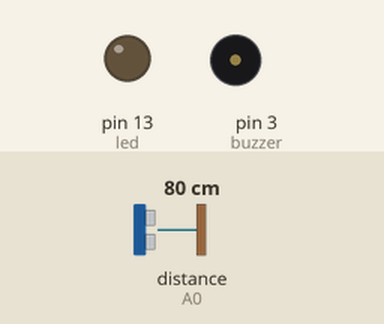
Simulated run of this sketch. Board: Arduino Uno, built with avr-gcc and run on an emulated ATmega328P. Shown: output pins drawn as LEDs (lit = HIGH), buzzer (waves = sounding). Wiring (inferred from the names in the program): ultrasonic range finder: trigger pin 10; echo A0. The inputs (shaded band) are chosen by the test bench; at power-on: distance to the obstacle (sensor on A0) 80 cm. The echo pulse lasts 58.3 µs per cm; random numbers use the default seed unless the sketch sets one; pins used as bus, display or sensor lines are not drawn.

Above: at 8.61 s.
9.2 s: distance to the obstacle (sensor on A0) set to 86 cm
At 15.23 s:
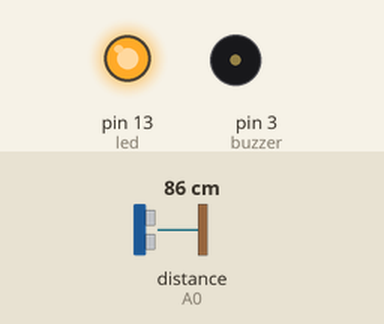
19.0 s: distance to the obstacle (sensor on A0) set to 94 cm
27.1 s: distance to the obstacle (sensor on A0) set to 2 cm
At 27.8 s:
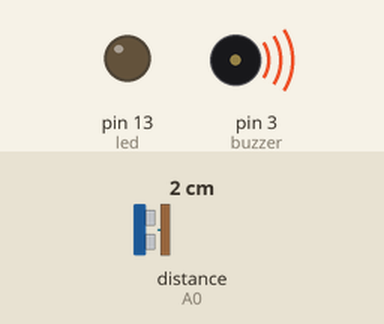
At 29.7 s:
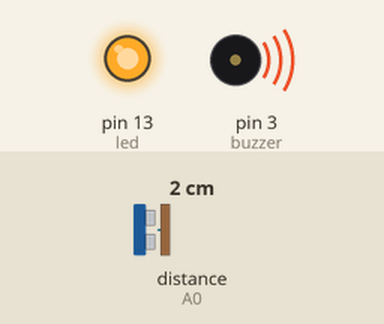
Timing chart, 0 to 41.2 s (numbered marks = the images above; inputs shaded):
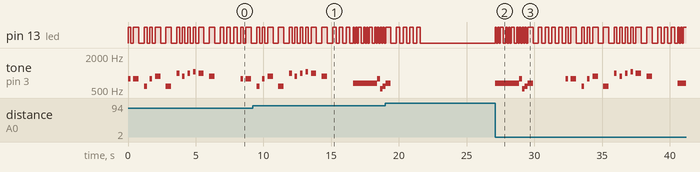

The sketch:

HollyJollyRobot.ino
```cpp
#include "Pitches.h"

/************************/
/** PIN CONFIGURATIONS **/
/************************/
#define led 13
#define buzzer 3
#define echoPin A0
#define pingPin 10

#define christmasDistance 91 // roughly three feet

void setup() {
	pinMode(led, OUTPUT);
	pinMode(buzzer, OUTPUT);
	pinMode(pingPin, OUTPUT);
	pinMode(echoPin, INPUT);
}

void loop() {
	// See if an object is in front of us
	int distance = msToCm(ping());

	// if it's less than the distance we've defined above, play a song
	if ( distance < christmasDistance ) {

		// pick a random song
		int song = random(1, 4);

		// play the song
		playSong(song);

		// blink the song id
		blink(song);
	}
}

// Note-playing buzzer helper function.
void playNote(int note, int duration, float rest) {
	digitalWrite(led, HIGH);
	tone(buzzer, note, duration);
	delay((duration * rest)/2);
	digitalWrite(led, LOW);
	delay((duration * rest)/2);
}

void playSong(int songIdx) {

	if ( songIdx == 1 ) {
		// hark the herald angels sing
		//cffefaagCCCa#aga
		playNote(NOTE_C5, 200, 2);
		playNote(NOTE_F5, 200, 2);
		playNote(NOTE_F5, 400, 1.5);
		playNote(NOTE_E5, 200, 2);
		playNote(NOTE_F5, 200, 2);
		playNote(NOTE_A5, 200, 2);
		playNote(NOTE_A5, 200, 2);
		playNote(NOTE_G5, 200, 2);
		playNote(NOTE_C6, 200, 2);
		playNote(NOTE_C6, 200, 2);
		playNote(NOTE_C6, 200, 2);
		playNote(NOTE_AS5, 200, 2);
		playNote(NOTE_A5, 200, 2);
		playNote(NOTE_G5, 200, 2);
		playNote(NOTE_A5, 400, 2);
	} else if ( songIdx == 2 ) {
		// oh come all ye faithful
		// ggdgadbabCba
		playNote(NOTE_G5, 200, 2);
		playNote(NOTE_G5, 400, 2);
		playNote(NOTE_D5, 200, 2);
		playNote(NOTE_G5, 200, 2);
		playNote(NOTE_A5, 400, 2);
		playNote(NOTE_D5, 400, 2);
		playNote(NOTE_B5, 200, 2);
		playNote(NOTE_A5, 200, 2);
		playNote(NOTE_B5, 200, 2);
		playNote(NOTE_C6, 200, 2);
		playNote(NOTE_B5, 400, 2);
		playNote(NOTE_A5, 400, 2);
	} else if ( songIdx == 3 ) {
		// jingle bells
		//eeeeeeegcde fffffeeeeddedg
		playNote(NOTE_E5, 200, 1);
		playNote(NOTE_E5, 200, 1);
		playNote(NOTE_E5, 400, 1);
		playNote(NOTE_E5, 200, 1);
		playNote(NOTE_E5, 200, 1);
		playNote(NOTE_E5, 400, 1);
		playNote(NOTE_E5, 200, 1);
		playNote(NOTE_G5, 200, 1);
		playNote(NOTE_C5, 200, 1);
		playNote(NOTE_D5, 200, 1);
		playNote(NOTE_E5, 400, 2);
	}
}

/**********************/
/** Helper Functions **/
/**********************/


// Helper function to manage our ultrasonic sensor.
long ping() {
	long duration;
	digitalWrite(pingPin, LOW);
	delayMicroseconds(2);
	digitalWrite(pingPin, HIGH);
	delayMicroseconds(10);
	digitalWrite(pingPin, LOW);
	duration = pulseIn(echoPin, HIGH);

	return duration;
}

// Helper function to return the distance to an object
// detected by the ultrasonic sensor in centimeters.
long msToCm(long microseconds) {
	return microseconds / 29 / 2;
}

// Simple blink function called in loop() whenever a state
// change is made by a user button press.
void blink(int blinks) {
	for ( int i = 0; i <= blinks; i++ ) {
		digitalWrite(led, HIGH);
		delay(250);
		digitalWrite(led, LOW);
		delay(250);
	}
}
```

Pitches.h
```cpp
/********************************************************************
  An Introduction to Robot Programming
  Author - Eric Ryan Harrison <me@ericharrison.info>
  http://github.com/SumoRobotLeague/MRK-1/
  Lesson 5.2, Musical Programming - Pitches Library
  Taken from:
  https://www.arduino.cc/en/Tutorial/ToneMelody?action=sourceblock&num=2
********************************************************************/

/*************************************************
 * Public Constants
 *************************************************/

#define NOTE_B0  31
#define NOTE_C1  33
#define NOTE_CS1 35
#define NOTE_D1  37
#define NOTE_DS1 39
#define NOTE_E1  41
#define NOTE_F1  44
#define NOTE_FS1 46
#define NOTE_G1  49
#define NOTE_GS1 52
#define NOTE_A1  55
#define NOTE_AS1 58
#define NOTE_B1  62
#define NOTE_C2  65
#define NOTE_CS2 69
#define NOTE_D2  73
#define NOTE_DS2 78
#define NOTE_E2  82
#define NOTE_F2  87
#define NOTE_FS2 93
#define NOTE_G2  98
#define NOTE_GS2 104
#define NOTE_A2  110
#define NOTE_AS2 117
#define NOTE_B2  123
#define NOTE_C3  131
#define NOTE_CS3 139
#define NOTE_D3  147
#define NOTE_DS3 156
#define NOTE_E3  165
#define NOTE_F3  175
#define NOTE_FS3 185
#define NOTE_G3  196
#define NOTE_GS3 208
#define NOTE_A3  220
#define NOTE_AS3 233
#define NOTE_B3  247
#define NOTE_C4  262
#define NOTE_CS4 277
#define NOTE_D4  294
#define NOTE_DS4 311
#define NOTE_E4  330
#define NOTE_F4  349
#define NOTE_FS4 370
#define NOTE_G4  392
#define NOTE_GS4 415
#define NOTE_A4  440
#define NOTE_AS4 466
#define NOTE_B4  494
#define NOTE_C5  523
#define NOTE_CS5 554
#define NOTE_D5  587
#define NOTE_DS5 622
#define NOTE_E5  659
#define NOTE_F5  698
#define NOTE_FS5 740
#define NOTE_G5  784
#define NOTE_GS5 831
#define NOTE_A5  880
#define NOTE_AS5 932
#define NOTE_B5  988
#define NOTE_C6  1047
#define NOTE_CS6 1109
#define NOTE_D6  1175
#define NOTE_DS6 1245
#define NOTE_E6  1319
#define NOTE_F6  1397
#define NOTE_FS6 1480
#define NOTE_G6  1568
#define NOTE_GS6 1661
#define NOTE_A6  1760
#define NOTE_AS6 1865
#define NOTE_B6  1976
#define NOTE_C7  2093
#define NOTE_CS7 2217
#define NOTE_D7  2349
#define NOTE_DS7 2489
#define NOTE_E7  2637
#define NOTE_F7  2794
#define NOTE_FS7 2960
#define NOTE_G7  3136
#define NOTE_GS7 3322
#define NOTE_A7  3520
#define NOTE_AS7 3729
#define NOTE_B7  3951
#define NOTE_C8  4186
#define NOTE_CS8 4435
#define NOTE_D8  4699
#define NOTE_DS8 4978
```

Measured:
- after the input at 27.1 s, pin 13 (led): LOW → HIGH at once, → LOW 0.10 s later, → HIGH 0.10 s later, → LOW 0.10 s later, … (65 changes in this stretch); tone on pin 3 (buzzer): plays 659 Hz for 1.8 s, 784 Hz for 0.20 s, 523 Hz for 0.20 s, 587 Hz for 0.20 s, 659 Hz for 0.40 s, 784 Hz for 0.20 s … (18 notes in this stretch), starting at once
- by itself, tone on pin 3 (buzzer): plays 587 Hz for 0.20 s, 784 Hz for 0.20 s, 880 Hz for 0.40 s, 587 Hz for 0.40 s, 988 Hz for 0.20 s, 880 Hz for 0.20 s … (14 notes in this stretch)
